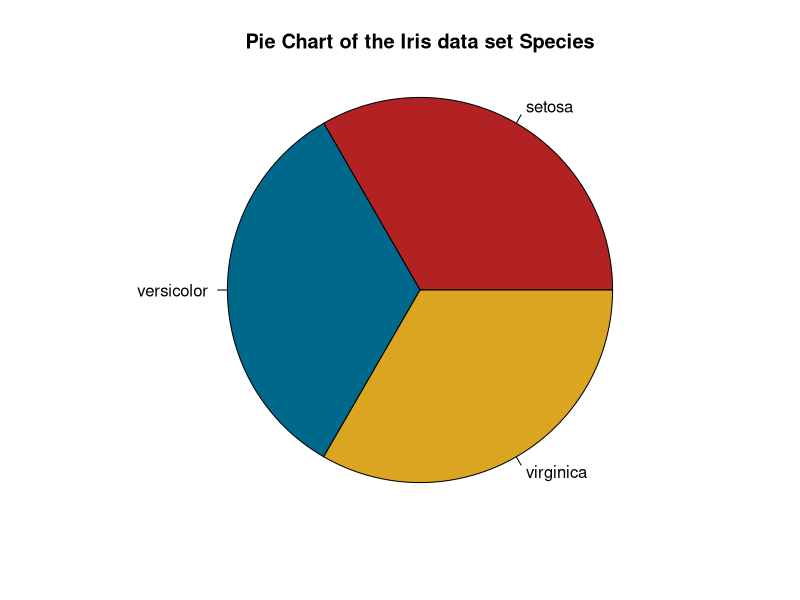
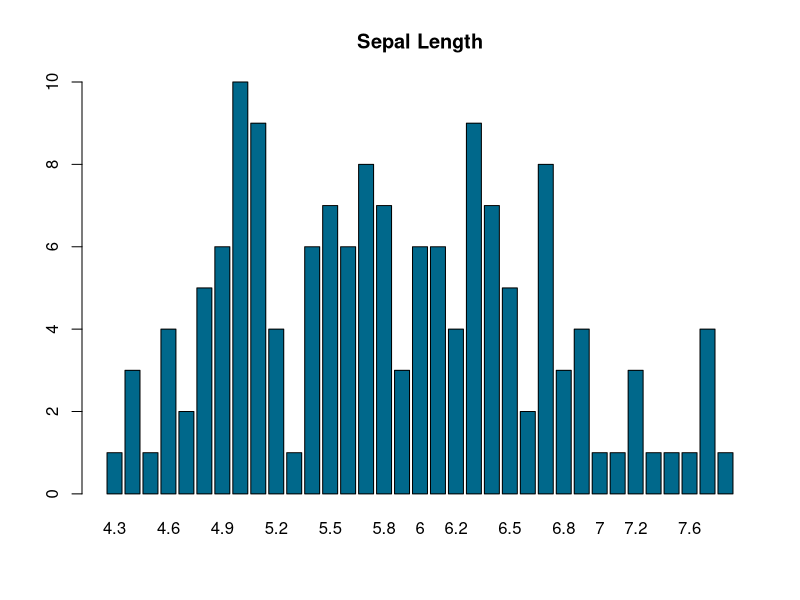
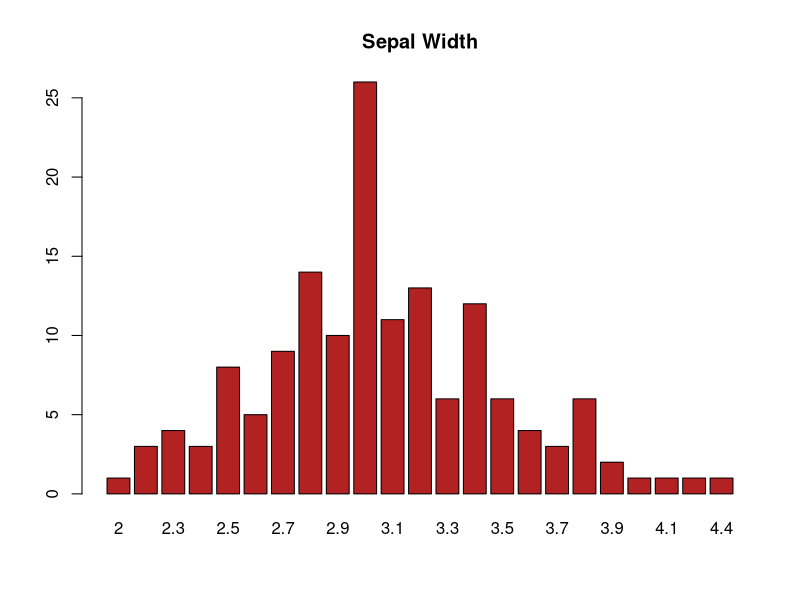
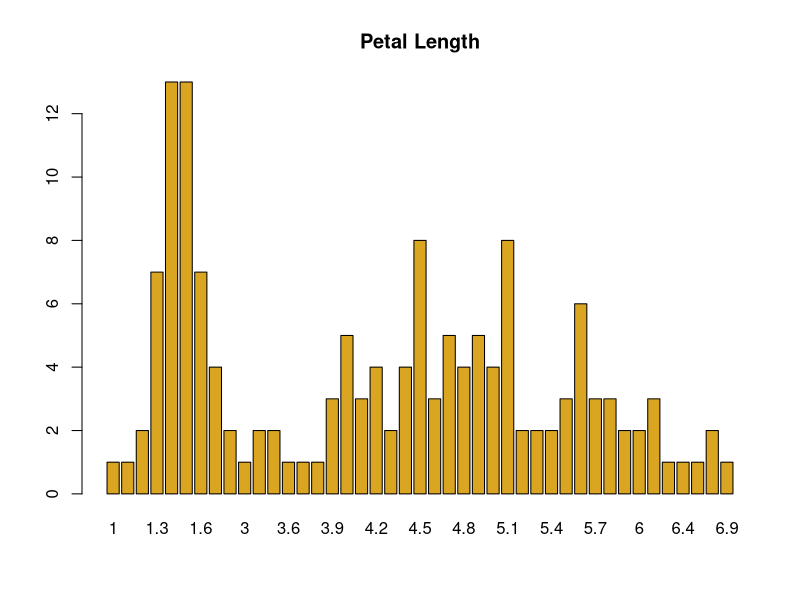
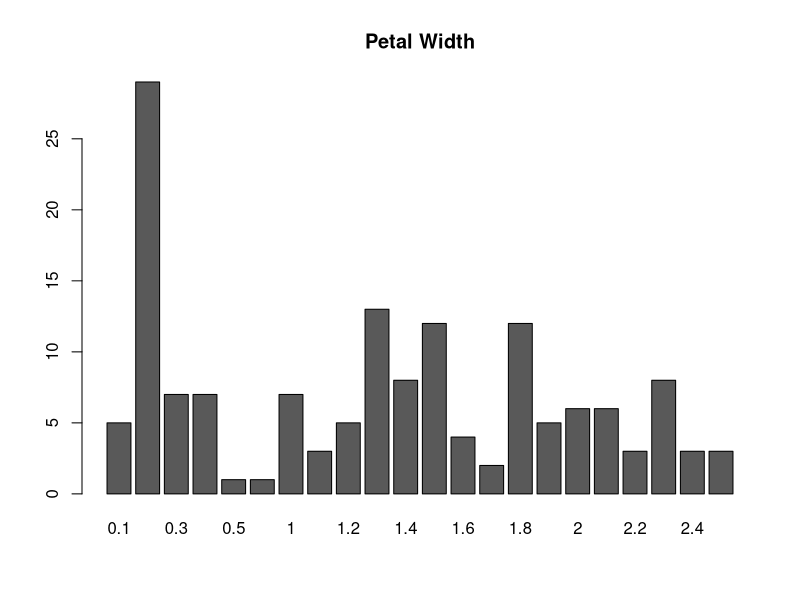
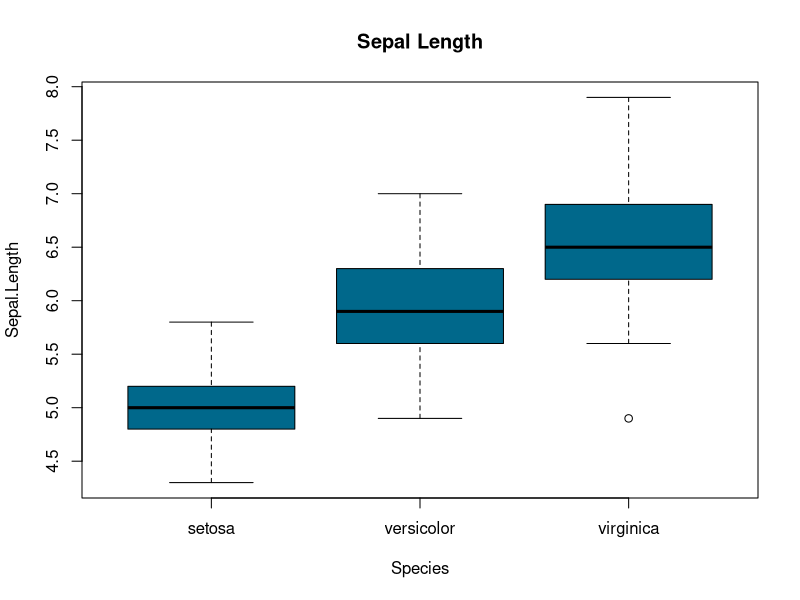
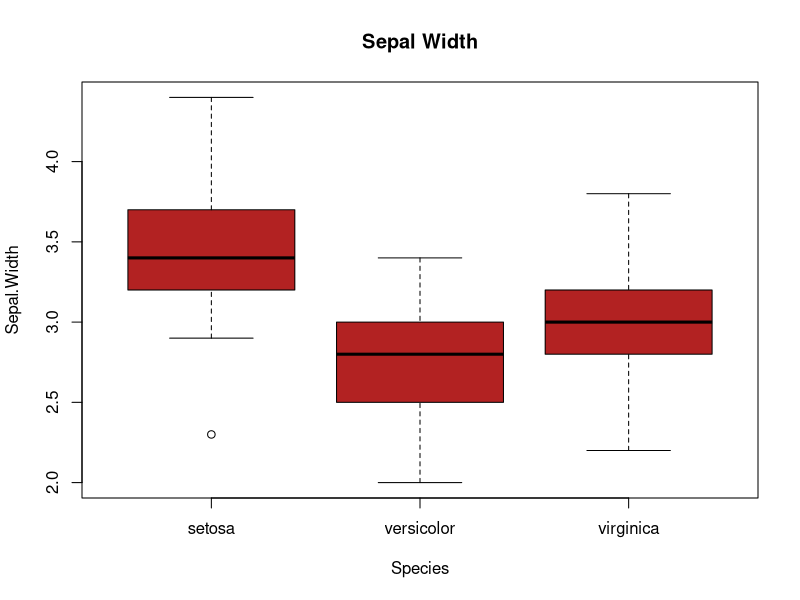
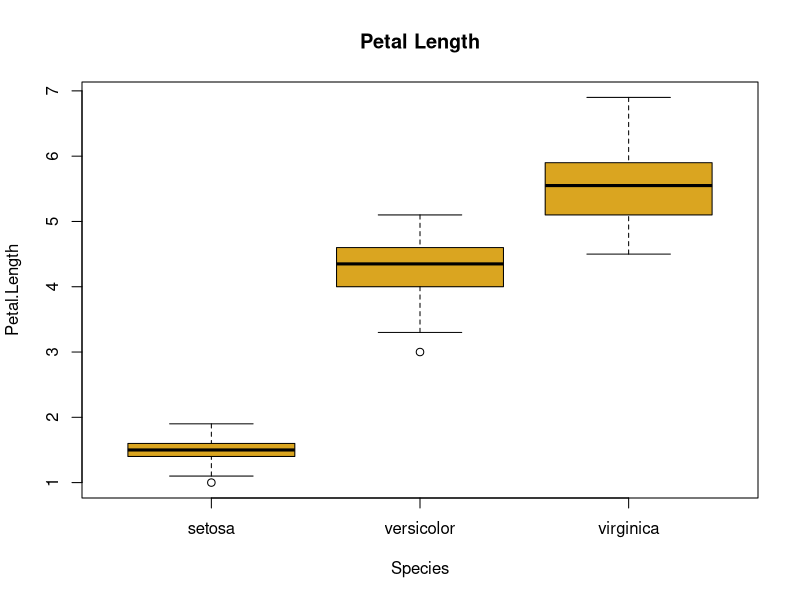

These figures' R source, in order:
library(datasets)
data(iris)
View(iris)
summary(iris) 

pie(table(iris$Species), main = "Pie Chart of the Iris data set Species", col = c("firebrick", "deepskyblue4", "goldenrod"), radius = 1)

barplot(table(iris$Sepal.Length), main = "Sepal Length", col = "deepskyblue4")
barplot(table(iris$Sepal.Width), main = "Sepal Width", col = "firebrick")
barplot(table(iris$Petal.Length), main = "Petal Length", col = "goldenrod")
barplot(table(iris$Petal.Width), main = "Petal Width", col = "gray35")

boxplot(Sepal.Length  ~ Species, iris, main = "Sepal Length", col = "deepskyblue4")
boxplot(Sepal.Width   ~ Species, iris, main = "Sepal Width", col = "firebrick")
boxplot(Petal.Length  ~ Species, iris, main = "Petal Length", col = "goldenrod")
boxplot(Petal.Width  ~ Species, iris, main = "Petal Width", col = "gray35")

plot(iris$Sepal.Length,iris$Sepal.Width, main=cor(iris$Sepal.Length,iris$Sepal.Width),xlab="Sepal Length", ylab="Sepal Width", pch=20,col = "goldenrod")
plot(iris$Sepal.Length,iris$Petal.Length, main=cor(iris$Sepal.Length,iris$Petal.Length),xlab="Sepal Length", ylab="Petal Length", pch=20,col = "deepskyblue4")
plot(iris$Sepal.Length,iris$Petal.Width, main=cor(iris$Sepal.Length,iris$Petal.Width),xlab="Sepal Length", ylab="Petal Width", pch=20,col = "firebrick")
plot(iris$Sepal.Width,iris$Petal.Length, main=cor(iris$Sepal.Width,iris$Petal.Length),xlab="Sepal Width", ylab="Petal Length", pch=20,col = "gray35")
plot(iris$Sepal.Width,iris$Petal.Width, main=cor(iris$Sepal.Width,iris$Petal.Width),xlab="Sepal Width", ylab="Petal Width", pch=20,col = "burlywood4")

hist(iris$Sepal.Length, col = "deepskyblue4", xlab = "Sepal Length", main ="Histogram of Sepal Length of Iris Data")
hist(iris$Sepal.Width, col = "firebrick", xlab = "Sepal Width", main ="Histogram of Sepal Width of Iris Data")
hist(iris$Petal.Length, col = "goldenrod", xlab = "Petal Length", main ="Histogram of Petal Length of Iris Data")
hist(iris$Petal.Width, col = "gray35", xlab = "Petal Width", main ="Histogram of Petal Width of Iris Data")

cor(iris[, 1:4])
cov(iris[, 1:4])
virginica <- iris[iris$Species == "virginica",] 

qqnorm(virginica$Sepal.Length, pch=20, col="goldenrod")
qqline(virginica$Sepal.Length, col="gray35")


versicolor <- iris[iris$Species == "versicolor",] 

qqnorm(versicolor$Sepal.Length, pch=20, col="deepskyblue4")
qqline(versicolor$Sepal.Length, col="firebrick")

t.test(virginica$Sepal.Length, versicolor$Sepal.Length, alternative = "greater")
iris.new<- iris[,c(1,2,3,4)]
iris.class<- iris[,"Species"]
head(iris.new)
normalize <- function(x){
  return ((x-min(x))/(max(x)-min(x)))
}

iris.new$Sepal.Length<- normalize(iris.new$Sepal.Length)
iris.new$Sepal.Width<- normalize(iris.new$Sepal.Width)
iris.new$Petal.Length<- normalize(iris.new$Petal.Length)
iris.new$Petal.Width<- normalize(iris.new$Petal.Width)
head(iris.new)
result<- kmeans(iris.new,3)
result$size
result$centers
result$cluster
par(mfrow=c(1,1), mar=c(5,4,2,2))
plot(iris.new[c(1,2)], col=result$cluster)
plot(iris.new[c(1,2)], col=iris.class)
plot(iris.new[c(3,4)], col=result$cluster)
plot(iris.new[c(3,4)], col=iris.class)

table(result$cluster,iris.class)

